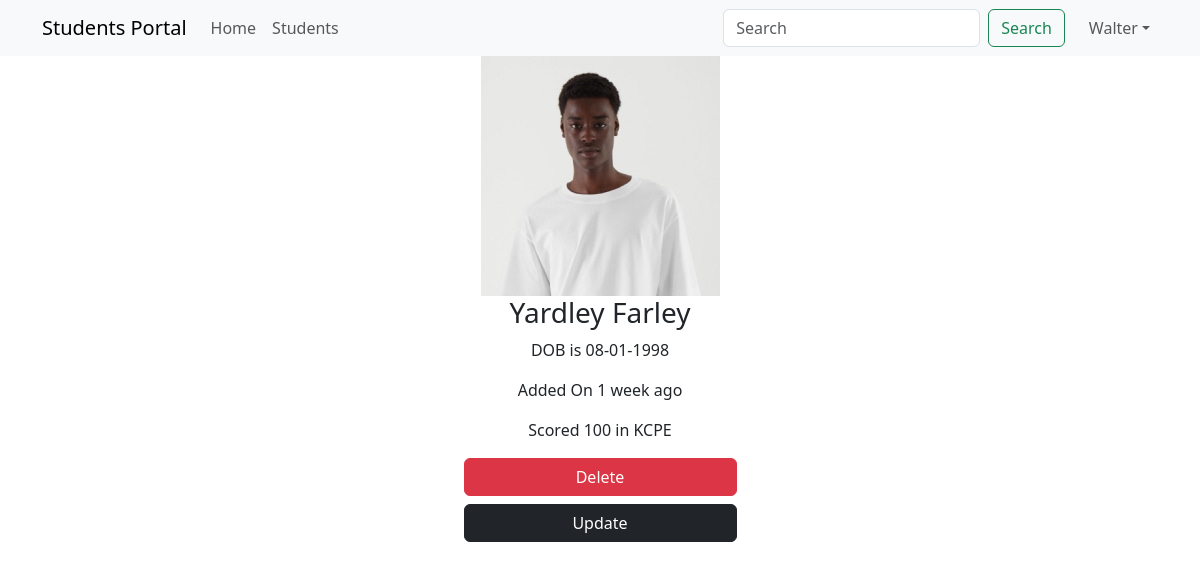
The app's page /details/5 (signed in) with its own data.
### main_app/models.py (models this page shows, shortened)
class Student(models.Model):
    first_name = models.CharField(max_length=25)
    last_name = models.CharField(max_length=25)
    dob = models.DateField()
    email = models.EmailField(unique=True)
    weight = models.DecimalField(max_digits=5, decimal_places=2)  # 100.500
    is_sporty = models.BooleanField(default=False)
    kcpe_score = models.IntegerField()
    profile_pic = models.ImageField(upload_to=generate_unique_name, null=True, default="students/default.png")
    created_at = models.DateTimeField(auto_now_add=True)
    updated_at = models.DateTimeField(auto_now=True)

### main_app/views.py (the view)
# urls.py: path('details/<int:student_id>', views.details, name="details"),
@login_required
def details(request, student_id):
    student = Student.objects.get(pk=student_id)  # SELECT * FROM students WHERE id=1
    return render(request, "details.html", {"student": student})

### templates/details.html (shortened to what this page needs)
{% extends 'base.html' %}
{% load humanize %}
{% block content %}
    {% include 'navbar.html' %}
    <div class="container">
        <div class="row justify-content-center">
            <div class="col-sm-6 text-center">
                {% if student.profile_pic %}
                    <img src="{{ student.profile_pic.url }}" class="img-fluid" alt="">
                {% endif %}
                <h3>{{ student.first_name | capfirst }} {{ student.last_name | capfirst }}</h3>
                <p>DOB is {{ student.dob | date:'d-m-Y' }}</p>
                <p>Added On {{ student.created_at | naturaltime }}</p>
                <p>Scored {{ student.kcpe_score }} in KCPE</p>
                <a href="{% url 'delete' student.id %}" class="btn btn-danger w-50">Delete</a>
                <a href="{% url 'update' student.id %}" class="btn btn-dark mt-2 w-50">Update</a>
            </div>
        </div>
    </div>
{% endblock %}

### templates/navbar.html (shortened to what this page needs)
<nav class="navbar sticky-top navbar-expand-lg navbar-light bg-light">
    <div class="container">
        <a class="navbar-brand" href="{% url 'home' %}">Students Portal</a>
        <div class="collapse navbar-collapse" id="navbarTogglerDemo02">
            <ul class="navbar-nav me-auto mb-2 mb-lg-0">
                <li class="nav-item">
                    <a class="nav-link  {% if '/' == request.path %} active {% endif %}" aria-current="page"
                       href="{% url 'home' %}">Home</a>
                </li>
                <li class="nav-item">
                    <a class="nav-link {% if 'show' in request.path %} active {% endif %} " href="{% url 'show' %}">Students</a>
                </li>
            </ul>
            <form class="d-flex" method="get" action="{% url 'search' %}">
                <input class="form-control me-2" name="search" type="search" placeholder="Search" aria-label="Search">
                <button class="btn btn-outline-success" type="submit">Search</button>
            </form>
            <ul class="navbar-nav ms-3 mb-2 mb-lg-0">
                <li class="nav-item dropdown">
                    <a class="nav-link dropdown-toggle" href="#" role="button" data-bs-toggle="dropdown">{{ user.first_name }}</a>
                </li>
            </ul>
        </div>
    </div>
</nav>

### records on screen
Student: profile_pic (picture), first_name "Yardley", last_name "Farley", dob "08-01-1998", created_at "1 week ago", kcpe_score "100"

### other values on screen
{{ user.first_name }} "Walter"
